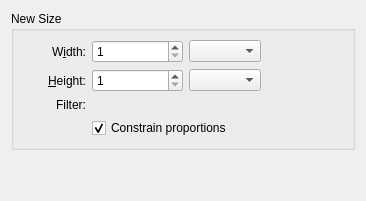
<?xml version="1.0" encoding="UTF-8"?>
<ui version="4.0">
 <class>WdgLayerSize</class>
 <widget class="QWidget" name="WdgLayerSize">
  <property name="geometry">
   <rect>
    <x>0</x>
    <y>0</y>
    <width>366</width>
    <height>201</height>
   </rect>
  </property>
  <property name="windowTitle">
   <string>Layer Size</string>
  </property>
  <layout class="QVBoxLayout" name="verticalLayout">
   <item>
    <widget class="QGroupBox" name="groupNewSize">
     <property name="title">
      <string>New Size</string>
     </property>
     <property name="flat">
      <bool>true</bool>
     </property>
     <layout class="QGridLayout" name="gridLayout_3">
      <item row="0" column="4" rowspan="2">
       <widget class="KoAspectButton" name="aspectRatioBtn" native="true">
        <property name="text" stdset="0">
         <string/>
        </property>
       </widget>
      </item>
      <item row="1" column="5">
       <spacer name="horizontalSpacer_5">
        <property name="orientation">
         <enum>Qt::Horizontal</enum>
        </property>
        <property name="sizeType">
         <enum>QSizePolicy::MinimumExpanding</enum>
        </property>
        <property name="sizeHint" stdset="0">
         <size>
          <width>40</width>
          <height>20</height>
         </size>
        </property>
       </spacer>
      </item>
      <item row="0" column="3">
       <widget class="QComboBox" name="newWidthUnit"/>
      </item>
      <item row="1" column="3">
       <widget class="QComboBox" name="newHeightUnit"/>
      </item>
      <item row="0" column="1">
       <widget class="QLabel" name="lblNewWidth">
        <property name="text">
         <string>W&amp;idth:</string>
        </property>
        <property name="alignment">
         <set>Qt::AlignRight|Qt::AlignTrailing|Qt::AlignVCenter</set>
        </property>
        <property name="buddy">
         <cstring>newWidth</cstring>
        </property>
       </widget>
      </item>
      <item row="0" column="2">
       <widget class="KisDoubleParseSpinBox" name="newWidthDouble">
        <property name="minimumSize">
         <size>
          <width>80</width>
          <height>0</height>
         </size>
        </property>
        <property name="decimals">
         <number>4</number>
        </property>
        <property name="minimum">
         <double>0.000100000000000</double>
        </property>
        <property name="maximum">
         <double>10000.000000000000000</double>
        </property>
        <property name="singleStep">
         <double>0.100000000000000</double>
        </property>
       </widget>
      </item>
      <item row="1" column="2">
       <widget class="KisDoubleParseSpinBox" name="newHeightDouble">
        <property name="minimumSize">
         <size>
          <width>80</width>
          <height>0</height>
         </size>
        </property>
        <property name="decimals">
         <number>4</number>
        </property>
        <property name="minimum">
         <double>0.000100000000000</double>
        </property>
        <property name="maximum">
         <double>10000.000000000000000</double>
        </property>
        <property name="singleStep">
         <double>0.100000000000000</double>
        </property>
       </widget>
      </item>
      <item row="1" column="2">
       <widget class="KisIntParseSpinBox" name="newHeight">
        <property name="minimumSize">
         <size>
          <width>80</width>
          <height>0</height>
         </size>
        </property>
        <property name="minimum">
         <number>1</number>
        </property>
        <property name="maximum">
         <number>100000</number>
        </property>
       </widget>
      </item>
      <item row="0" column="2">
       <widget class="KisIntParseSpinBox" name="newWidth">
        <property name="minimum">
         <number>1</number>
        </property>
        <property name="maximum">
         <number>100000</number>
        </property>
       </widget>
      </item>
      <item row="2" column="2" colspan="2">
       <widget class="KisCmbIDList" name="filterCmb" native="true"/>
      </item>
      <item row="2" column="1">
       <widget class="QLabel" name="lblFilter">
        <property name="text">
         <string>Filter:</string>
        </property>
        <property name="alignment">
         <set>Qt::AlignRight|Qt::AlignTrailing|Qt::AlignVCenter</set>
        </property>
       </widget>
      </item>
      <item row="1" column="1">
       <widget class="QLabel" name="lblNewHeight">
        <property name="text">
         <string>&amp;Height:</string>
        </property>
        <property name="alignment">
         <set>Qt::AlignRight|Qt::AlignTrailing|Qt::AlignVCenter</set>
        </property>
        <property name="buddy">
         <cstring>newHeight</cstring>
        </property>
       </widget>
      </item>
      <item row="3" column="2" colspan="4">
       <widget class="QCheckBox" name="constrainProportionsCkb">
        <property name="toolTip">
         <string>Constrain aspect ratio</string>
        </property>
        <property name="text">
         <string>Constrain proportions</string>
        </property>
        <property name="checked">
         <bool>true</bool>
        </property>
       </widget>
      </item>
      <item row="0" column="0">
       <spacer name="horizontalSpacer_2">
        <property name="orientation">
         <enum>Qt::Horizontal</enum>
        </property>
        <property name="sizeType">
         <enum>QSizePolicy::Fixed</enum>
        </property>
        <property name="sizeHint" stdset="0">
         <size>
          <width>25</width>
          <height>20</height>
         </size>
        </property>
       </spacer>
      </item>
     </layout>
    </widget>
   </item>
   <item>
    <spacer name="verticalSpacer">
     <property name="orientation">
      <enum>Qt::Vertical</enum>
     </property>
     <property name="sizeType">
      <enum>QSizePolicy::MinimumExpanding</enum>
     </property>
     <property name="sizeHint" stdset="0">
      <size>
       <width>20</width>
       <height>30</height>
      </size>
     </property>
    </spacer>
   </item>
  </layout>
 </widget>
 <customwidgets>
  <customwidget>
   <class>KisCmbIDList</class>
   <extends></extends>
   <header>widgets/kis_cmb_idlist.h</header>
  </customwidget>
  <customwidget>
   <class>KoAspectButton</class>
   <extends>QWidget</extends>
   <header>KoAspectButton.h</header>
   <container>1</container>
  </customwidget>
  <customwidget>
   <class>KisIntParseSpinBox</class>
   <extends>QSpinBox</extends>
   <header>kis_int_parse_spin_box.h</header>
  </customwidget>
  <customwidget>
   <class>KisDoubleParseSpinBox</class>
   <extends>QDoubleSpinBox</extends>
   <header>kis_double_parse_spin_box.h</header>
  </customwidget>
 </customwidgets>
 <tabstops>
  <tabstop>newWidth</tabstop>
  <tabstop>newWidthDouble</tabstop>
  <tabstop>newWidthUnit</tabstop>
  <tabstop>newHeight</tabstop>
  <tabstop>newHeightDouble</tabstop>
  <tabstop>newHeightUnit</tabstop>
  <tabstop>filterCmb</tabstop>
 </tabstops>
 <resources/>
 <connections/>
</ui>
